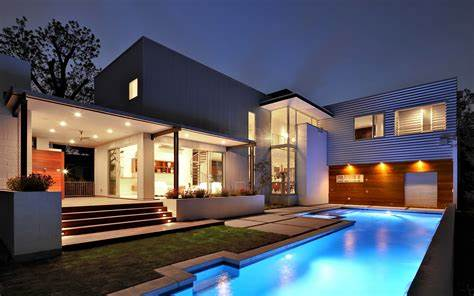
#> input picture house.jpg, 474 x 296 px
$ python vintage.py
#> lines starting #> are read from the running program, lines starting #| are printed output that depends on the picture
import cv2
import numpy as np
from matplotlib import pyplot as plt
image= cv2.imread('house.jpg')
#> image is the input picture: shape (296, 474, 3); mean B, G, R 96.8, 88.1, 88.9
row, column= image.shape[:2]
#> row = 296; column = 474
kernel_x= cv2.getGaussianKernel(column, 250)
kernel_y= cv2.getGaussianKernel(row,250)
kernel= kernel_y*kernel_x.T
filter=255*kernel/np.linalg.norm(kernel)
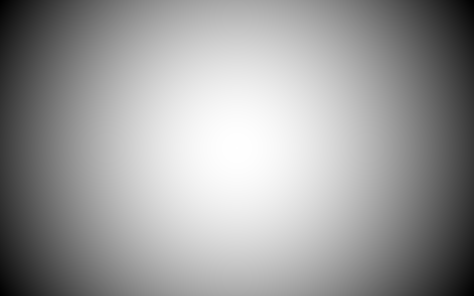
#> kernel: shape (296, 474) float64; min 4.67e-06, max 8.69e-06, mean 7.13e-06; drawn with min black and max white
vintage_image= np.copy(image)

for i in range(3):
    vintage_image[:,:,i]=vintage_image[:,:,i]*filter
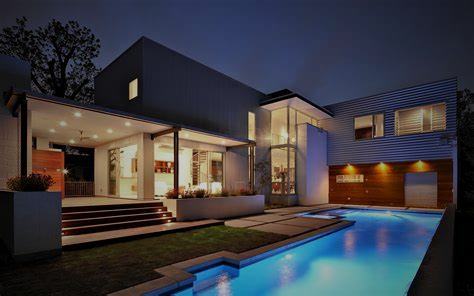
#> vintage_image: shape (296, 474, 3); mean B, G, R 65.9, 60.3, 61.3

plt.imshow(vintage_image)
plt.show()

$ run again, with image.jpg copied over house.jpg
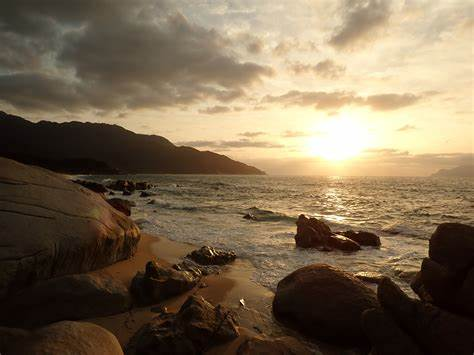
#> input picture image.jpg, 474 x 355 px
#> image is the input picture: shape (355, 474, 3); mean B, G, R 81.1, 104.8, 122
#> `filter=255*kernel/np.linalg.norm(kernel)`:
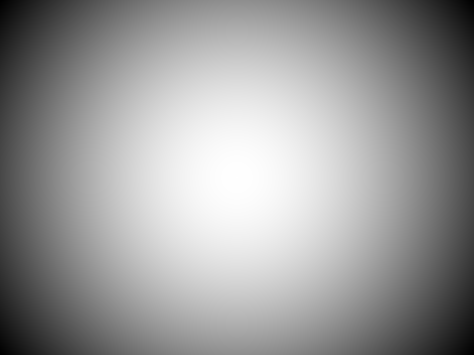
#> kernel: shape (355, 474) float64; min 3.69e-06, max 7.42e-06, mean 5.94e-06; drawn with min black and max white
#> after the loop `for i in range(3):`:
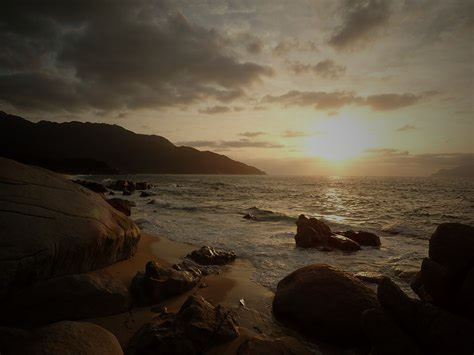
#> vintage_image: shape (355, 474, 3); mean B, G, R 50.6, 65.7, 76.7
